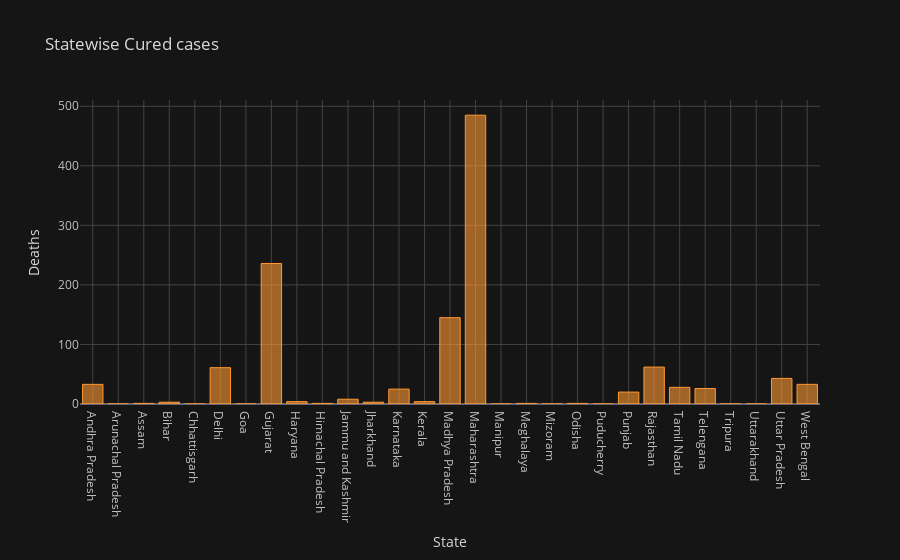

This figure's notebook cell:
### Code cell
fig_deaths.show()

### Figure 1 — Plotly figure (JSON) as saved in the notebook; plotly's stock layout.template omitted (floating-point values rounded to 4 significant figures)
{"data": [{"marker": {"color": "rgba(255, 153, 51, 0.6)", "line": {"color": "rgba(255, 153, 51, 1.0)", "width": 1}}, "name": "Deaths", "orientation": "v", "text": "", "type": "bar", "x": ["Andhra Pradesh", "Arunachal Pradesh", "Assam", "Bihar", "Chhattisgarh", "Delhi", "Goa", "Gujarat", "Haryana", "Himachal Pradesh", "Jammu and Kashmir", "Jharkhand", "Karnataka", "Kerala", "Madhya Pradesh", "Maharashtra", "Manipur", "Meghalaya", "Mizoram", "Odisha", "Puducherry", "Punjab", "Rajasthan", "Tamil Nadu", "Telengana", "Tripura", "Uttarakhand", "Uttar Pradesh", "West Bengal"], "y": [33, 0, 1, 3, 0, 61, 0, 236, 4, 1, 8, 3, 25, 4, 145, 485, 0, 1, 0, 1, 0, 20, 62, 28, 26, 0, 0, 43, 33]}], "layout": {"legend": {"bgcolor": "#151516", "font": {"color": "#D9D9D9"}}, "paper_bgcolor": "#151516", "plot_bgcolor": "#151516", "title": {"font": {"color": "#D9D9D9"}, "text": "Statewise Cured cases"}, "xaxis": {"gridcolor": "#434343", "showgrid": true, "tickfont": {"color": "#C2C2C2"}, "title": {"font": {"color": "#D9D9D9"}, "text": "State"}, "zerolinecolor": "#666570"}, "yaxis": {"gridcolor": "#434343", "showgrid": true, "tickfont": {"color": "#C2C2C2"}, "title": {"font": {"color": "#D9D9D9"}, "text": "Deaths"}, "zerolinecolor": "#666570"}}}
